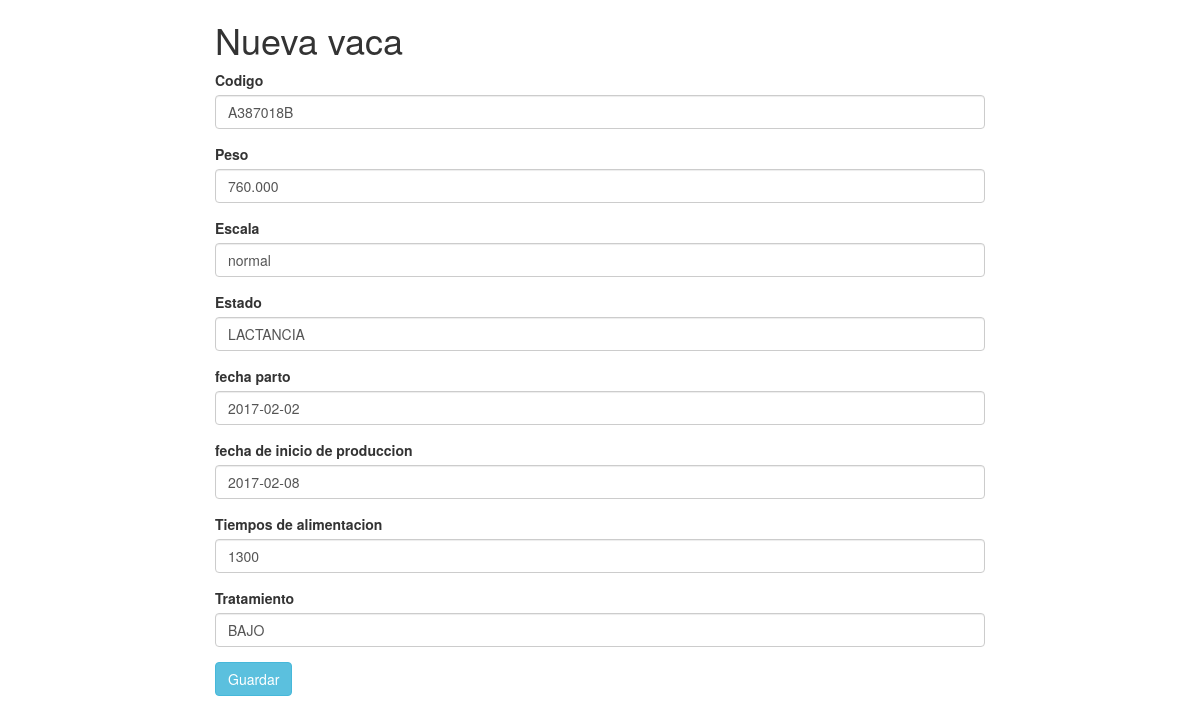
The page /modificar_vaca.php?codigo=A387018B on the database its author committed.
### tables this page shows
CREATE TABLE `vaca` (
  `id` int(11) NOT NULL,
  `codigo` varchar(50) NOT NULL,
  `raza` varchar(50) NOT NULL,
  `fecha_nacimiento` date NOT NULL,
  `peso` decimal(10,3) NOT NULL,
  `escala` varchar(50) NOT NULL,
  `estado` varchar(50) NOT NULL,
  `fecha_parto` date NOT NULL,
  `fecha_inicio_produccion` date NOT NULL,
  `tiempos_alimentacion` varchar(50) NOT NULL,
  `tratamiento` varchar(50) NOT NULL
);

### Database.php (called while the page is built, shortened)
<?php
class Database
{
    private static $db = null;
    private static $pdo;
    public static function getInstance()
    {
        if (self::$db === null) {
            self::$db = new self();
        }
        return self::$db;
    }
    public function getDb()
    {
        if (self::$pdo == null) {
            self::$pdo = new PDO(
                'mysql:dbname=' . DATABASE .
                ';host=' . HOSTNAME .
                ';port:63343;',
                USERNAME,
                PASSWORD,
                array(PDO::MYSQL_ATTR_INIT_COMMAND => "SET NAMES utf8")
            );
            self::$pdo->setAttribute(PDO::ATTR_ERRMODE, PDO::ERRMODE_EXCEPTION);
        }
        return self::$pdo;
    }
}
?>

### vaca.php (called while the page is built, shortened)
<?php
require 'Database.php';
class vaca
{
    public static function getById($codigo)
    {
        $consulta = "SELECT codigo,
                            raza,
							fecha_nacimiento,
							peso,
							escala,
							estado,
							fecha_parto,
							fecha_inicio_produccion,
							tiempos_alimentacion,
							tratamiento
                             FROM vaca
                             WHERE codigo = ?";
        try {
            $comando = Database::getInstance()->getDb()->prepare($consulta);
            $comando->execute(array($codigo));
            $row = $comando->fetch(PDO::FETCH_ASSOC);
            return $row;
        } catch (PDOException $e) {
            return -1;
        }
    }
}
?>

### formulario.php (the view, shortened to what this page needs)
<!DOCTYPE html>
<html>
<head>
	<link rel="stylesheet" type="text/css" href="css/bootstrap.min.css">
</head>
<body>
	<div class="col-md-8  col-md-offset-2">
		<h1>Nueva vaca</h1>
		<form method="POST" action="actualizar_vaca.php">
			<div class="form-group">
				<label for="codigo" class="control-label">Codigo</label>
				<input id="codigo" type="text" name="codigo" class="form-control" value="<?= $retorno['codigo'] ?>">
			</div>
			<div class="form-group">
				<label for="peso" class="control-label">Peso</label>
				<input id="peso" type="text" name="peso" class="form-control" value="<?= $retorno['peso'] ?>">
			</div>
			<div class="form-group">
				<label for="escala" class="control-label">Escala</label>
				<input id="escala" type="text" name="escala" class="form-control" value="<?= $retorno['escala'] ?>">
			</div>
			<div class="form-group">
				<label for="estado" class="control-label">Estado</label>
				<input id="estado" type="text" name="estado" class="form-control" value="<?= $retorno['estado'] ?>">
			</div>
			<div class="form-group">
				<label for="fecha_parto" class="control-label">fecha parto</label>
				<input id="fecha_parto" type="text" name="fecha_parto" class="form-control" value="<?= $retorno['fecha_parto'] ?>">
			</div>
			<div class="form-group">
				<label for="fecha_inicio_produccion" class="control-label">fecha de inicio de produccion</label>
				<input id="fecha_inicio_produccion" type="text" name="fecha_inicio_produccion" class="form-control" value="<?= $retorno['fecha_inicio_produccion'] ?>">
			</div>
			<div class="form-group">
				<label for="tiempos_alimentacion" class="control-label">Tiempos de alimentacion</label>
				<input id="tiempos_alimentacion" type="text" name="tiempos_alimentacion" class="form-control" value="<?= $retorno['tiempos_alimentacion'] ?>">
			</div>
			<div class="form-group">
				<label for="tratamiento" class="control-label">Tratamiento</label>
				<input id="tratamiento" type="text" name="tratamiento" class="form-control" value="<?= $retorno['tratamiento'] ?>">
			</div>
			<div class="form-group">
				<input type="submit" value="Guardar" class='btn btn-info'>
			</div>
		</form>
	</div>
</body>
</html>

### rows shown on the page
vaca: codigo "A387018B", peso "760.000", escala "normal", estado "LACTANCIA", fecha_parto "2017-02-02", fecha_inicio_produccion "2017-02-08", tiempos_alimentacion "1300", tratamiento "BAJO"
